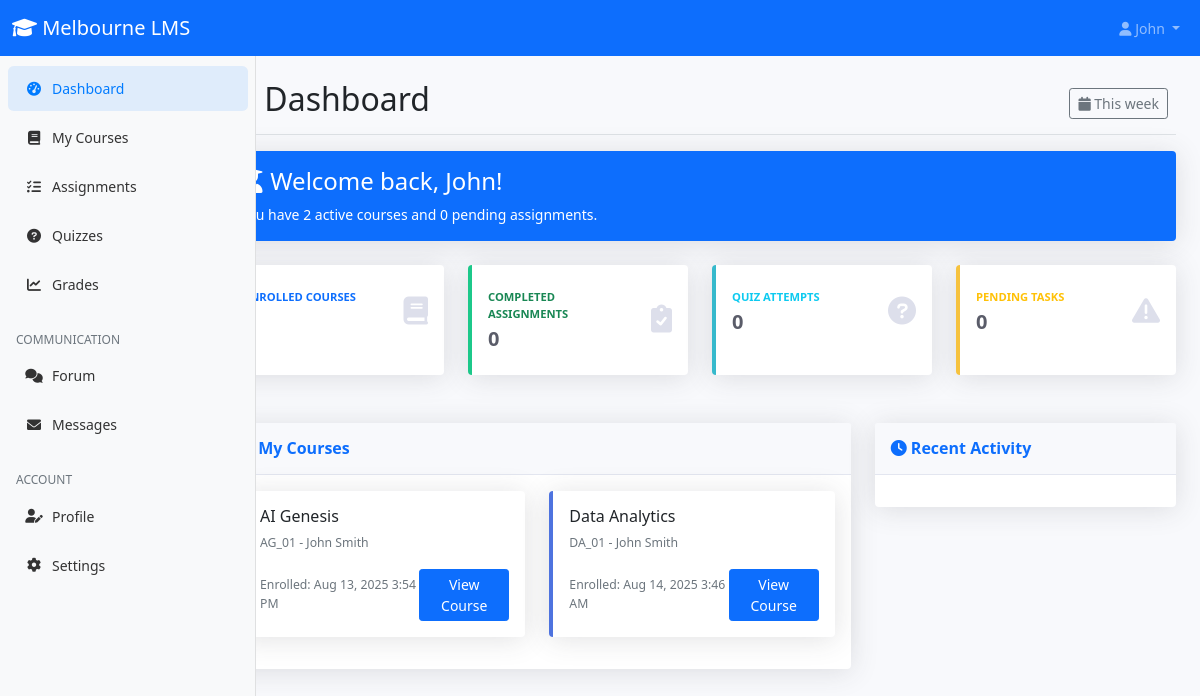
The page /student/dashboard.php (signed in) on the database as committed earlier.
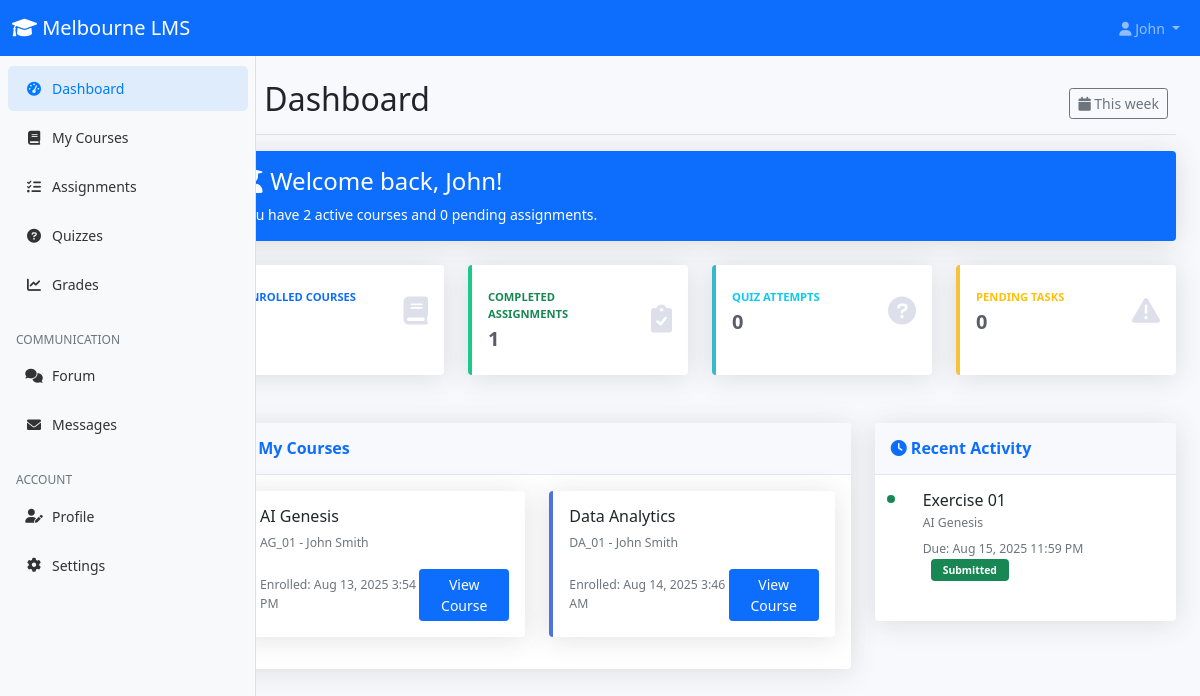
The same page on the database as committed later.
### tables this page shows
CREATE TABLE `enrollments` (
  `id` int(11) NOT NULL,
  `student_id` int(11) NOT NULL,
  `course_id` int(11) NOT NULL,
  `enrollment_date` timestamp NOT NULL DEFAULT current_timestamp(),
  `status` enum('enrolled','completed','dropped') DEFAULT 'enrolled',
  `final_grade` decimal(5,2) DEFAULT NULL
);

CREATE TABLE `courses` (
  `id` int(11) NOT NULL,
  `title` varchar(200) NOT NULL,
  `description` text DEFAULT NULL,
  `instructor_id` int(11) NOT NULL,
  `course_code` varchar(20) NOT NULL,
  `credits` int(11) DEFAULT 3,
  `semester` varchar(20) DEFAULT NULL,
  `year` int(11) DEFAULT NULL,
  `max_students` int(11) DEFAULT 50,
  `status` enum('active','inactive') DEFAULT 'active',
  `created_at` timestamp NOT NULL DEFAULT current_timestamp()
);

CREATE TABLE `users` (
  `id` int(11) NOT NULL,
  `username` varchar(50) NOT NULL,
  `email` varchar(100) NOT NULL,
  `password` varchar(255) NOT NULL,
  `first_name` varchar(50) NOT NULL,
  `last_name` varchar(50) NOT NULL,
  `role` enum('student','instructor','admin') NOT NULL,
  `profile_image` varchar(255) DEFAULT NULL,
  `created_at` timestamp NOT NULL DEFAULT current_timestamp(),
  `updated_at` timestamp NOT NULL DEFAULT current_timestamp() ON UPDATE current_timestamp()
);

CREATE TABLE `assignments` (
  `id` int(11) NOT NULL,
  `course_id` int(11) NOT NULL,
  `title` varchar(200) NOT NULL,
  `description` text DEFAULT NULL,
  `due_date` datetime DEFAULT NULL,
  `max_points` decimal(5,2) DEFAULT 100.00,
  `created_by` int(11) NOT NULL,
  `created_at` timestamp NOT NULL DEFAULT current_timestamp()
);

### config/database.php (called while the page is built, shortened)
<?php
function formatDate($date)
{
    return date('M j, Y g:i A', strtotime($date));
}

### student/dashboard.php (the view, shortened to what the changed rows need)
<?php
require_once '../config/database.php';
$database = new Database();
$db = $database->getConnection();
$query = "SELECT c.*, u.first_name, u.last_name, e.enrollment_date, e.final_grade
          FROM courses c
          JOIN enrollments e ON c.id = e.course_id
          JOIN users u ON c.instructor_id = u.id
          WHERE e.student_id = ? AND e.status = 'enrolled'";
$stmt = $db->prepare($query);
$stmt->execute([$_SESSION['user_id']]);
$enrolled_courses = $stmt->fetchAll(PDO::FETCH_ASSOC);
$query = "SELECT a.*, c.title as course_title, c.course_code,
          CASE WHEN s.id IS NOT NULL THEN 'submitted' ELSE 'pending' END as status,
          s.grade, s.submitted_at
          FROM assignments a
          JOIN courses c ON a.course_id = c.id
          JOIN enrollments e ON c.id = e.course_id
          LEFT JOIN assignment_submissions s ON a.id = s.assignment_id AND s.student_id = ?
          WHERE e.student_id = ? AND e.status = 'enrolled'
          ORDER BY a.due_date ASC LIMIT 5";
$stmt = $db->prepare($query);
$stmt->execute([$_SESSION['user_id'], $_SESSION['user_id']]);
$recent_assignments = $stmt->fetchAll(PDO::FETCH_ASSOC);
?>
<!DOCTYPE html>
<html lang="en">
<head>
    <link href="https://cdn.jsdelivr.net/npm/bootstrap@5.1.3/dist/css/bootstrap.min.css" rel="stylesheet">
    <link href="https://cdnjs.cloudflare.com/ajax/libs/font-awesome/6.0.0/css/all.min.css" rel="stylesheet">
    <link href="../assets/css/dashboard.css" rel="stylesheet">
</head>
<body>
    <div class="container-fluid">
        <div class="row">
            <main class="col-md-9 ms-sm-auto col-lg-10 px-md-4">
                <div class="d-flex justify-content-between flex-wrap flex-md-nowrap align-items-center pt-3 pb-2 mb-3 border-bottom">
                    <h1 class="h2">
                        <i class="fas fa-tachometer-alt"></i> Dashboard
                    </h1>
                </div>
                <div class="row mb-4">
                    <div class="col-xl-3 col-md-6 mb-4">
                        <div class="card border-left-success shadow h-100 py-2">
                            <div class="card-body">
                                <div class="row no-gutters align-items-center">
                                    <div class="col mr-2">
                                        <div class="text-xs font-weight-bold text-success text-uppercase mb-1">
                                            Completed Assignments</div>
                                        <div class="h5 mb-0 font-weight-bold text-gray-800">
                                            <?php echo count(array_filter($recent_assignments, function($a) { return $a['status'] == 'submitted'; })); ?>
                                        </div>
                                    </div>
                                </div>
                            </div>
                        </div>
                    </div>
                </div>
                <div class="row">
                    <div class="col-lg-8 mb-4">
                        <div class="card shadow">
                            <div class="card-body">
                                <?php if (empty($enrolled_courses)): ?>
                                    <div class="text-center py-4">
                                        <i class="fas fa-book fa-3x text-gray-300 mb-3"></i>
                                        <p class="text-muted">You are not enrolled in any courses yet.</p>
                                        <a href="courses.php" class="btn btn-primary">Browse Courses</a>
                                    </div>
                                <?php else: ?>
                                    <div class="row">
                                        <?php foreach ($enrolled_courses as $course): ?>
                                            <div class="col-md-6 mb-3">
                                                <div class="card border-left-primary">
                                                    <div class="card-body">
                                                        <h6 class="card-title"><?php echo htmlspecialchars($course['title']); ?></h6>
                                                        <p class="card-text text-muted small">
                                                            <?php echo htmlspecialchars($course['course_code']); ?> -
                                                            <?php echo htmlspecialchars($course['first_name'] . ' ' . $course['last_name']); ?>
                                                        </p>
                                                        <div class="d-flex justify-content-between align-items-center">
                                                            <small class="text-muted">
                                                                Enrolled: <?php echo formatDate($course['enrollment_date']); ?>
                                                            </small>
                                                            <a href="course_view.php?id=<?php echo $course['id']; ?>" class="btn btn-sm btn-primary">
                                                                View Course
                                                            </a>
                                                        </div>
                                                    </div>
                                                </div>
                                            </div>
                                        <?php endforeach; ?>
                                    </div>
                                <?php endif; ?>
                            </div>
                        </div>
                    </div>
                    <div class="col-lg-4 mb-4">
                        <div class="card shadow">
                            <div class="card-body">
                                <div class="timeline">
                                    <?php foreach ($recent_assignments as $assignment): ?>
                                        <div class="timeline-item">
                                            <div class="timeline-marker <?php echo $assignment['status'] == 'submitted' ? 'bg-success' : 'bg-warning'; ?>"></div>
                                            <div class="timeline-content">
                                                <h6 class="mb-1"><?php echo htmlspecialchars($assignment['title']); ?></h6>
                                                <p class="text-muted small mb-1"><?php echo htmlspecialchars($assignment['course_title']); ?></p>
                                                <small class="text-muted">
                                                    Due: <?php echo formatDate($assignment['due_date']); ?>
                                                    <?php if ($assignment['status'] == 'submitted'): ?>
                                                        <span class="badge bg-success ms-2">Submitted</span>
                                                    <?php else: ?>
                                                        <span class="badge bg-warning ms-2">Pending</span>
                                                    <?php endif; ?>
                                                </small>
                                            </div>
                                        </div>
                                    <?php endforeach; ?>
                                </div>
                            </div>
                        </div>
                    </div>
                </div>
            </main>
        </div>
    </div>
</body>
</html>

Rows that differ between the two databases and show on the page:
added assignments: title "Exercise 01", course.title "AI Genesis", due_date "Aug 15, 2025 11:59 PM"
Other text that changed with them:
text no longer shown: "0"
text now shown: "1"
